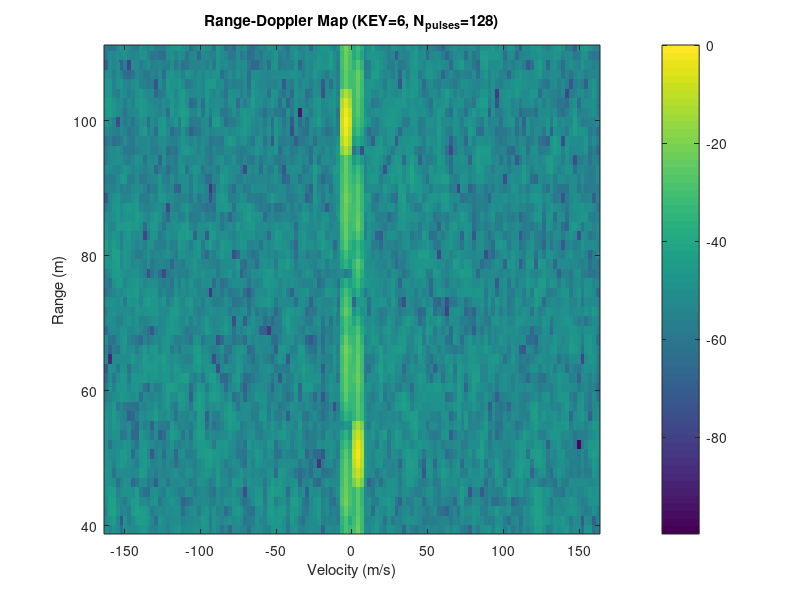

Source code (MATLAB): (Note: this script raises an error after producing the figure.)
%% Radar Parameters Definition
clear; clc; close all;

% --- Basic Parameters ---
KEY = 6; % From Roll No. 2022006
T_pri = KEY * 1e-6; % Pulse Repetition Interval (s)
duty_cycle = 0.1; % 10% Duty Cycle
fc = 77e9; % Carrier Frequency (Hz)
c = 3e8; % Speed of Light (m/s)
lambda = c / fc; % Wavelength (m)

% --- Derived Pulse Parameters ---
tau = duty_cycle * T_pri; % Pulse Width (s)
N_code = 16; % Number of bits in the polyphase code
T_bit = tau / N_code; % Bit duration (s)
B = 1 / T_bit; % Approximate Bandwidth (Hz) -> More accurately B = N_code / tau = 1/T_bit

% --- Polyphase Code Sequence ---
code = [+1, +1, +1, +1, +1, +1j, -1, -1j, +1, -1, +1, -1, +1, -1j, -1, +1j];

% --- Target Parameters ---
R1 = 100; % Range of Target 1 (m)
v1 = -5;  % Velocity of Target 1 (m/s, negative for towards)
R2 = 50;  % Range of Target 2 (m)
v2 = 2.5; % Velocity of Target 2 (m/s, positive for away)

% --- Simulation Parameters ---
fs_oversample_factor = 4; % Oversampling factor relative to bandwidth (chip rate)
fs = fs_oversample_factor * B; % Sampling Frequency (Hz)
Ts = 1/fs; % Sampling Period (s)
N_pulses = 128; % Number of pulses for Doppler processing (Coherent Processing Interval)

% --- Calculate Radar Performance Metrics ---
prf = 1 / T_pri; % Pulse Repetition Frequency (Hz)
delta_R = c * T_bit / 2; % Range Resolution (m) - using T_bit for pulse compressed resolution
% delta_R_uncompressed = c * tau / 2; % Uncompressed range resolution
R_max_unamb = c * T_pri / 2; % Maximum Unambiguous Range (m)
v_max_unamb_total = lambda * prf / 2; % Total unambiguous velocity range (+/-)
v_max_unamb_speed = lambda * prf / 4; % Maximum unambiguous speed (m/s)
delta_v = lambda / (2 * N_pulses * T_pri); % Doppler Velocity Resolution (m/s)

fprintf('--- Radar Parameters ---\n');
fprintf('KEY: %d\n', KEY);
fprintf('PRI (T_pri): %.2f us\n', T_pri * 1e6);
fprintf('PRF: %.2f kHz\n', prf / 1e3);
fprintf('Pulse Width (tau): %.2f us\n', tau * 1e6);
fprintf('Bit Duration (T_bit): %.2f ns\n', T_bit * 1e9);
fprintf('Bandwidth (B): %.2f MHz\n', B / 1e6);
fprintf('Carrier Frequency (fc): %.1f GHz\n', fc / 1e9);
fprintf('Wavelength (lambda): %.2f mm\n', lambda * 1e3);
fprintf('Sampling Frequency (fs): %.2f MHz\n', fs / 1e6);
fprintf('Number of Pulses (N_pulses): %d\n', N_pulses);
fprintf('\n--- Performance Metrics ---\n');
fprintf('Range Resolution (delta_R): %.3f m\n', delta_R);
fprintf('Max Unambiguous Range (R_max_unamb): %.2f m\n', R_max_unamb);
fprintf('Max Unambiguous Speed (v_max_unamb_speed): +/- %.2f m/s\n', v_max_unamb_speed);
fprintf('Velocity Resolution (delta_v): %.3f m/s\n', delta_v);
fprintf('\n');

%% Generate Transmitted Baseband Pulse
samples_per_bit = round(T_bit / Ts);
pulse_length_samples = N_code * samples_per_bit;

% Create the upsampled code sequence
s_baseband = repelem(code, samples_per_bit);
s_baseband = s_baseband(:); % Ensure it's a column vector

% Time vector for one pulse
t_pulse = (0:length(s_baseband)-1) * Ts;

%% Generate Received Signal (Down-converted Baseband)

% Time vector for one PRI
max_time_pri = T_pri;
N_samples_pri = round(max_time_pri / Ts);
t_pri = (0:N_samples_pri-1) * Ts;

% Initialize received signal matrix (Range x Pulses)
rx_signal_matrix = zeros(N_samples_pri, N_pulses);

% Calculate delays and Doppler shifts
td1 = 2 * R1 / c;
td2 = 2 * R2 / c;
fd1 = 2 * v1 / lambda;
fd2 = 2 * v2 / lambda;

% Target amplitudes (relative)
A1 = 1.0;
A2 = 0.8; % Assume slightly lower amplitude for closer target (can vary)

% Noise parameters
NoiseVariance = 0.05; % Adjust noise level as needed

% Simulate pulse by pulse
for i = 1:N_pulses
    % Current time within the coherent processing interval
    current_T = (i-1) * T_pri;

    % --- Target 1 ---
    % Phase shift due to Doppler for this pulse
    phi1 = 2 * pi * fd1 * current_T;
    % Time index for the start of the received pulse
    idx1 = round(td1 / Ts);
    % Generate the received pulse contribution (including intra-pulse Doppler)
    rx_pulse1 = A1 * s_baseband .* exp(1j * 2 * pi * fd1 * t_pulse.') * exp(1j * phi1);

    % --- Target 2 ---
    % Phase shift due to Doppler for this pulse
    phi2 = 2 * pi * fd2 * current_T;
    % Time index for the start of the received pulse
    idx2 = round(td2 / Ts);
    % Generate the received pulse contribution (including intra-pulse Doppler)
    rx_pulse2 = A2 * s_baseband .* exp(1j * 2 * pi * fd2 * t_pulse.') * exp(1j * phi2);

    % --- Combine signals for this PRI ---
    rx_pulse_i = zeros(N_samples_pri, 1);
    % Add target 1 signal (check bounds)
    if idx1 + pulse_length_samples <= N_samples_pri
        rx_pulse_i(idx1 + 1 : idx1 + pulse_length_samples) = ...
            rx_pulse_i(idx1 + 1 : idx1 + pulse_length_samples) + rx_pulse1;
    end
     % Add target 2 signal (check bounds)
    if idx2 + pulse_length_samples <= N_samples_pri
        rx_pulse_i(idx2 + 1 : idx2 + pulse_length_samples) = ...
            rx_pulse_i(idx2 + 1 : idx2 + pulse_length_samples) + rx_pulse2;
    end

    % --- Add Complex White Gaussian Noise ---
    noise = sqrt(NoiseVariance/2) * (randn(N_samples_pri, 1) + 1j * randn(N_samples_pri, 1));
    rx_signal_matrix(:, i) = rx_pulse_i + noise;
end

%% Process the Received Signal

% --- Matched Filtering (Pulse Compression) ---
matched_filter_coeff = conj(flipud(s_baseband)); % Time-reversed conjugate
compressed_matrix = zeros(size(rx_signal_matrix));

for i = 1:N_pulses
    % Apply matched filter using convolution or filter
    % Using filter is efficient; output length is same as input
    compressed_matrix(:, i) = filter(matched_filter_coeff, 1, rx_signal_matrix(:, i));
    % Note: The peak output of filter occurs after a delay equal to filter length - 1
end

% --- Doppler Processing (FFT across pulses) ---
% Apply a window function (e.g., Hamming) across pulses to reduce Doppler sidelobes
window = hamming(N_pulses);
windowed_compressed = compressed_matrix .* window.'; % Apply window

% Perform FFT across pulses (dimension 2) and shift zero-frequency component
range_doppler_map = fftshift(fft(windowed_compressed, N_pulses, 2), 2);

%% Visualization

% --- Create Axes ---
% Range Axis: Correct for matched filter delay
range_axis = ( (0:N_samples_pri-1) - (pulse_length_samples - 1) ) * Ts * c / 2;

% Velocity Axis: From -v_max_unamb_speed to +v_max_unamb_speed
velocity_axis = linspace(-v_max_unamb_speed, v_max_unamb_speed, N_pulses);

% --- Plotting ---
figure;
% Convert to dB scale for better visualization
range_doppler_db = 10 * log10(abs(range_doppler_map).^2);
% Normalize for better display
range_doppler_db = range_doppler_db - max(range_doppler_db(:));

imagesc(velocity_axis, range_axis, range_doppler_db);
colorbar;
xlabel('Velocity (m/s)');
ylabel('Range (m)');
title(sprintf('Range-Doppler Map (KEY=%d, N_{pulses}=%d)', KEY, N_pulses));
axis xy; % Set origin to lower-left corner

% Set reasonable plot limits (optional, adjust as needed)
ylim([min(R1, R2)-2*delta_R, max(R1, R2)+2*delta_R]); % Focus range around targets
% ylim([0 R_max_unamb]); % Show full unambiguous range
clim([-40, 0]); % Adjust color limits (dB) for visibility

% Add markers for expected target locations
hold on;
plot(v1, R1, 'rx', 'MarkerSize', 12, 'LineWidth', 2); % Target 1
plot(v2, R2, 'bo', 'MarkerSize', 12, 'LineWidth', 2); % Target 2
legend('Target 1 (Expected)', 'Target 2 (Expected)');
hold off;

% --- Optional: Plot Pulse Compression Output for one pulse ---
figure;
plot(range_axis, 10*log10(abs(compressed_matrix(:, N_pulses/2)).^2));
title('Pulse Compression Output (Example Pulse)');
xlabel('Range (m)');
ylabel('Magnitude (dB)');
grid on;
xlim([min(R1, R2)-5*delta_R, max(R1, R2)+5*delta_R]);
hold on;
plot(R1, max(10*log10(abs(compressed_matrix(:, N_pulses/2)).^2)), 'rx', 'MarkerSize', 10);
plot(R2, max(10*log10(abs(compressed_matrix(:, N_pulses/2)).^2)), 'bo', 'MarkerSize', 10);
legend('Compressed Signal', 'Target 1 Range', 'Target 2 Range');
hold off;

%% End of Code